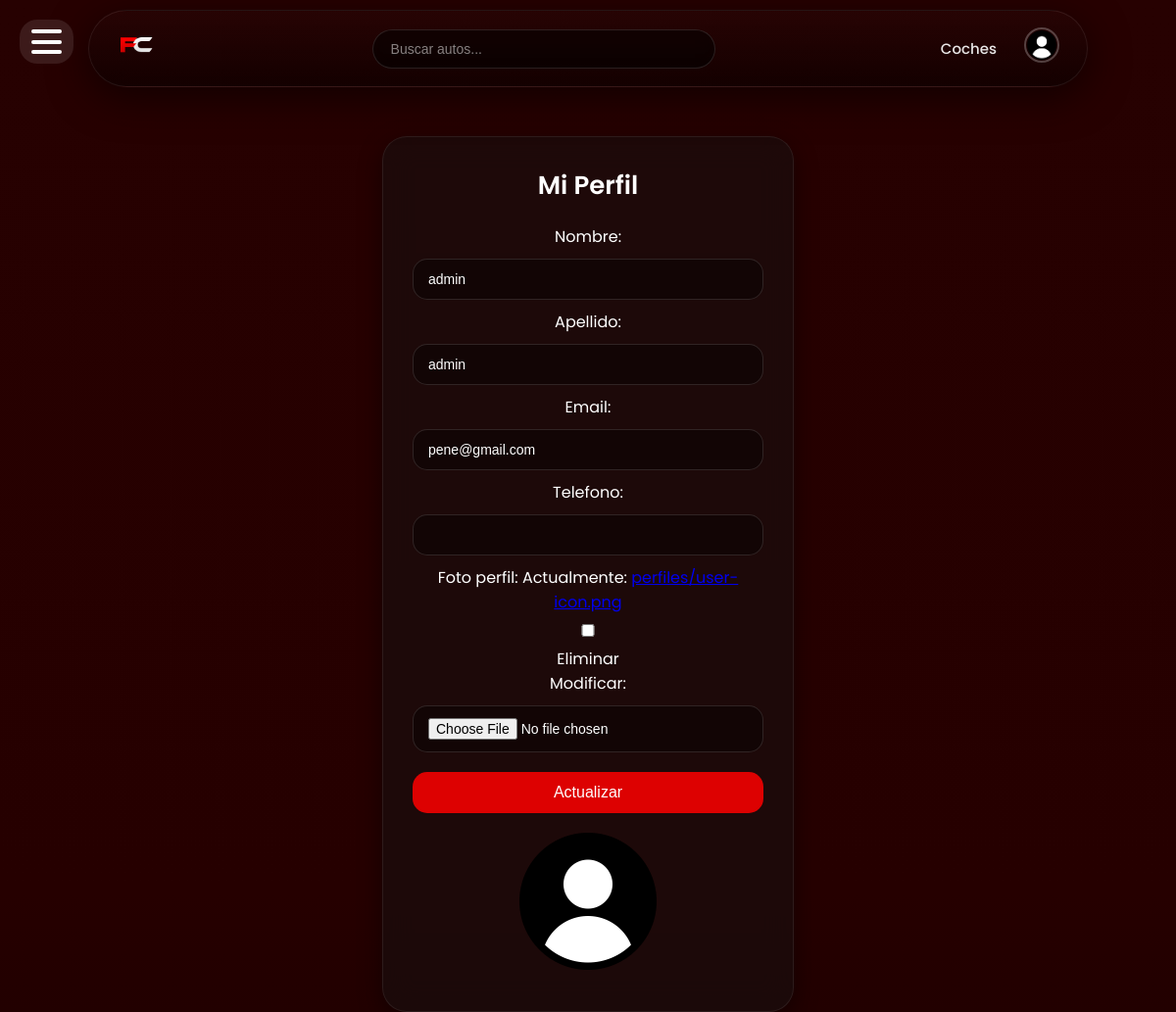
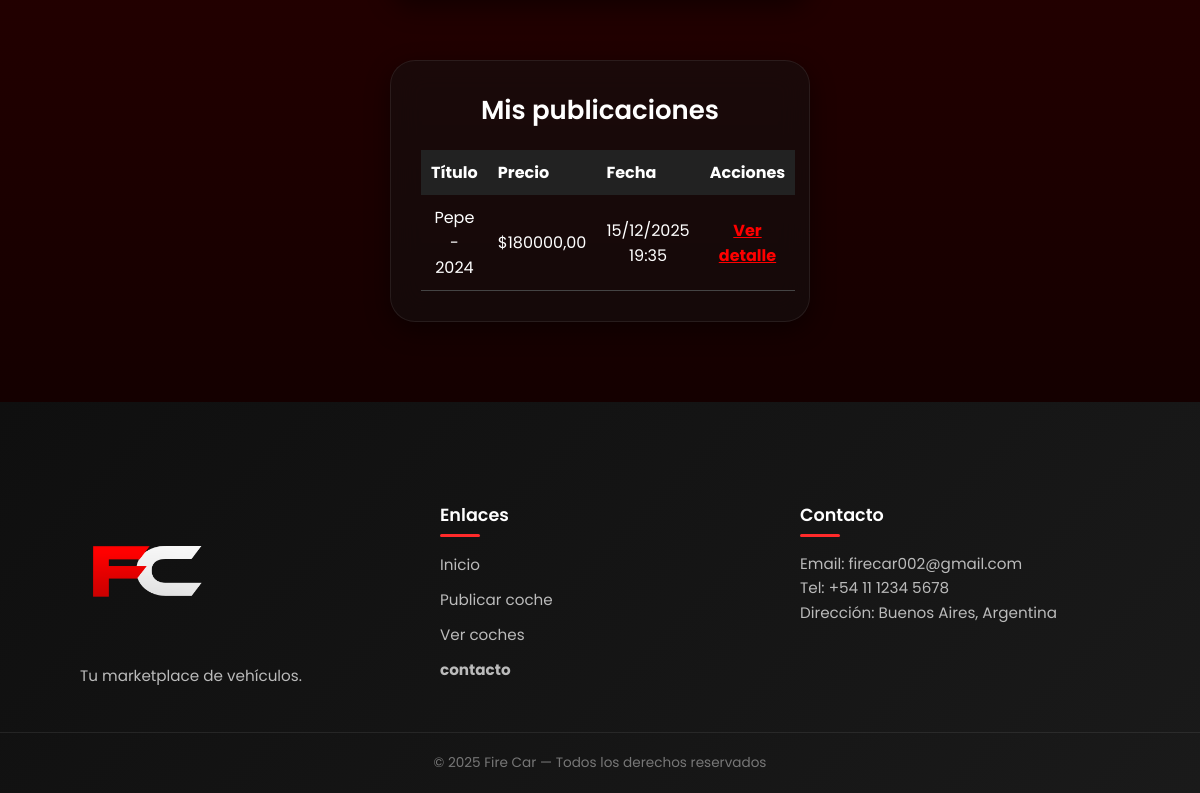
The app's page /dashboard/ (signed in) with its own data (2 pictures, top to bottom).
### accounts/models.py (models this page shows, shortened)
class UsuarioPersonalizado(AbstractUser):
    email = models.EmailField(unique=True)
    nombre = models.CharField(max_length=50)
    apellido = models.CharField(max_length=50)
    telefono = models.CharField(max_length=20, blank=True, null=True)
    foto_perfil = models.ImageField(
        upload_to='perfiles/',
        blank=True,
        null=True,
        default='perfiles/user-icon.png'  # imagen predeterminada
    )
    USERNAME_FIELD = 'email'
    REQUIRED_FIELDS = ['username', 'nombre', 'apellido']

### app/models.py (models this page shows, shortened)
class Coche(models.Model):
    COMBUSTIBLE_CHOICES = [
        ('nafta', 'Nafta'),
        ('diesel', 'Diésel'),
        ('hibrido', 'Híbrido'),
        ('electrico', 'Eléctrico'),
    ]
    TRANSMISION_CHOICES = [
        ('manual', 'Manual'),
        ('automatica', 'Automática'),
    ]
    usuario = models.ForeignKey(
        UsuarioPersonalizado,
        on_delete=models.CASCADE,
        related_name='coches',
        null=True,
        blank=True
    )
    marca_modelo = models.CharField(max_length=100)
    año = models.IntegerField()
    kilometraje = models.IntegerField()
    precio = models.DecimalField(max_digits=12, decimal_places=2)
    combustible = models.CharField(max_length=20, choices=COMBUSTIBLE_CHOICES)
    transmision = models.CharField(max_length=20, choices=TRANSMISION_CHOICES)
    estado_general = models.TextField()
    mantenimiento = models.TextField()
    documentacion = models.TextField()
    ubicacion = models.CharField(max_length=100)
    fecha_publicacion = models.DateTimeField(auto_now_add=True)

### app/views.py (the view)
# urls.py: path('dashboard/', dashboard, name='dashboard'),
@login_required
def dashboard(request):
    usuario = request.user
    form = PerfilForm(request.POST or None, request.FILES or None, instance=usuario)
    if request.method == 'POST' and form.is_valid():
        form.save()
        return redirect('dashboard')
    publicaciones = Coche.objects.filter(usuario=usuario).order_by("-fecha_publicacion")
    return render(request, "dashboard.html", {
        "form": form,
        "publicaciones": publicaciones
    })

### accounts/forms.py
class PerfilForm(forms.ModelForm):
    class Meta:
        model = UsuarioPersonalizado
        fields = ['nombre', 'apellido', 'email', 'telefono', 'foto_perfil']

### app/templates/dashboard.html (shortened to what this page needs)
{% extends "base.html" %}
{% load static %}
{% block content %}
<div class="card">
    <h2>Mi Perfil</h2>
    <form method="POST" enctype="multipart/form-data">
        {{ form.as_p }}
        <button type="submit">Actualizar</button>
    </form>
    {% if user.foto_perfil %}
        <img src="{{ user.foto_perfil.url }}" alt="Foto de perfil" style="width:150px; height:150px; border-radius:50%; margin-top:15px;">
    {% else %}
        <img src="{% static 'app/user-icon.png' %}" alt="Foto predeterminada" style="width:150px; height:150px; border-radius:50%; margin-top:15px;">
    {% endif %}
</div>
<div class="card" style="margin-top:40px;">
    <h2>Mis publicaciones</h2>
    {% if publicaciones %}
        <table style="width:100%; border-collapse:collapse; margin-top:20px;">
            <thead>
                <tr style="background:#222; color:#fff;">
                    <th style="padding:10px; text-align:left;">Título</th>
                    <th style="padding:10px; text-align:left;">Precio</th>
                    <th style="padding:10px; text-align:left;">Fecha</th>
                    <th style="padding:10px; text-align:left;">Acciones</th>
                </tr>
            </thead>
            <tbody>
                {% for coche in publicaciones %}
                <tr style="border-bottom:1px solid #444;">
                    <td style="padding:10px;">{{ coche.marca_modelo }} - {{ coche.año }}</td>
                    <td style="padding:10px;">${{ coche.precio }}</td>
                    <td style="padding:10px;">{{ coche.fecha_publicacion|date:"d/m/Y H:i" }}</td>
                    <td style="padding:10px;">
                        <a href="{% url 'detalle_producto' coche.id %}" style="color:red; font-weight:bold;">Ver detalle</a>
                    </td>
                </tr>
                {% endfor %}
            </tbody>
        </table>
    {% else %}
        <p style="margin-top:20px;">Todavía no publicaste ningún coche.</p>
    {% endif %}
</div>
{% endblock %}

### app/templates/base.html (shortened to what this page needs)
{% load static %}
<!DOCTYPE html>
<html lang="es">
<head>
    <link rel="stylesheet" href="{% static 'app/index.css' %}?v=8">
</head>
<body>
<div class="hamburger-wrapper">
    <div class="hamburger-btn" id="hamburgerToggle">
        <span></span>
        <span></span>
        <span></span>
    </div>
</div>
<nav class="dynamic-island">
    <div class="island-content">
        <a href="{% url 'index' %}">
            <img src="{% static 'app/logoo.png' %}" class="island-logo">
        </a>
        <form method="GET" action="{% url 'marketplace' %}" class="island-search-form">
    <input
        type="text"
        name="q"
        class="island-search"
        placeholder="Buscar autos..."
        value="{{ request.GET.q }}"
    >
</form>
        <div class="island-links">
            <a href="{% url 'marketplace' %}">Coches</a>
            {% if user.is_authenticated %}
                <div class="cuenta-dropdown">
                    <button class="cuenta-btn">
                        {% if user.foto_perfil %}
                            <img src="{{ user.foto_perfil.url }}" class="avatar">
                        {% else %}
                            <img src="{% static 'app/user-icon.png' %}" class="avatar">
                        {% endif %}
                    </button>
                </div>
            {% else %}
                <a href="{% url 'login' %}">Iniciar sesión</a>
                <a href="{% url 'registro' %}" class="island-btn">Crear cuenta</a>
            {% endif %}
        </div>
    </div>
</nav>
<div class="container">
    {% block content %}
    {% endblock %}
</div>
<footer class="footer">
    <div class="footer-container">
        <div class="footer-col">
            <img src="{% static 'app/logoo.png' %}" class="island-logo">
            <p>Tu marketplace de vehículos.</p>
        </div>
        <div class="footer-col">
            <h4>Enlaces</h4>
            <ul>
                <li><a href="{% url 'index' %}">Inicio</a></li>
                <li><a href="{% url 'publicar_producto' %}">Publicar coche</a></li>
                <li><a href="{% url 'marketplace' %}">Ver coches</a></li>
                <li>
                    <a href="https://wa.me/5491127894944?text=Hola%20quiero%20consultar%20por%20la%20venta%20de%20un%20vehículo"
                       class="service-link" target="_blank">
                       contacto
                    </a>
                </li>
            </ul>
        </div>
        <div class="footer-col">
            <h4>Contacto</h4>
            <p>Email: firecar002@gmail.com</p>
            <p>Tel: +54 11 1234 5678</p>
            <p>Dirección: Buenos Aires, Argentina</p>
        </div>
    </div>
    <div class="footer-bottom">
        © 2025 Fire Car — Todos los derechos reservados
    </div>
</footer>
</body>
</html>

### records on screen
UsuarioPersonalizado: foto_perfil (picture), nombre "admin", apellido "admin", email "pene@gmail.com"
Coche: marca_modelo "Pepe", año "2024", precio "180000,00", fecha_publicacion "15/12/2025 19:35"
